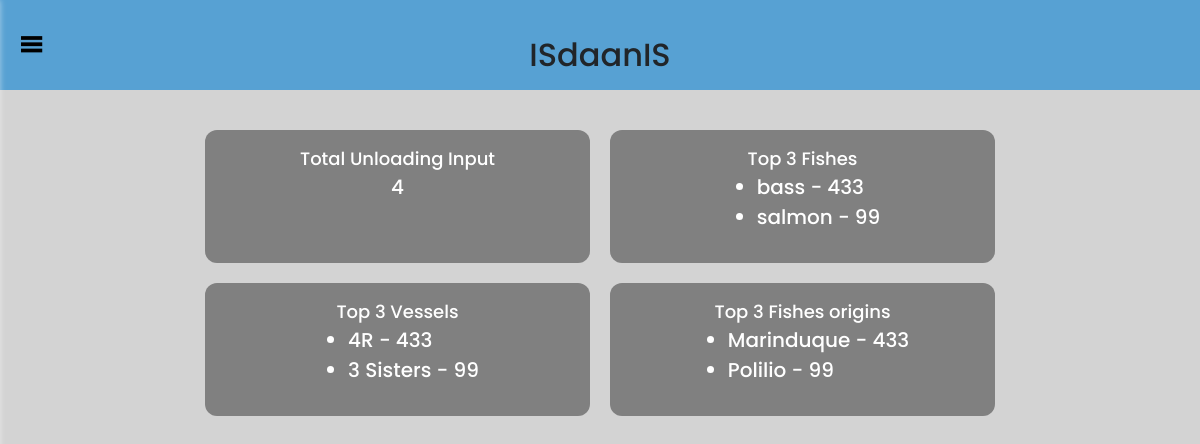
/analytics/admindashboard/ (signed in), run on an earlier commit of the app's database.
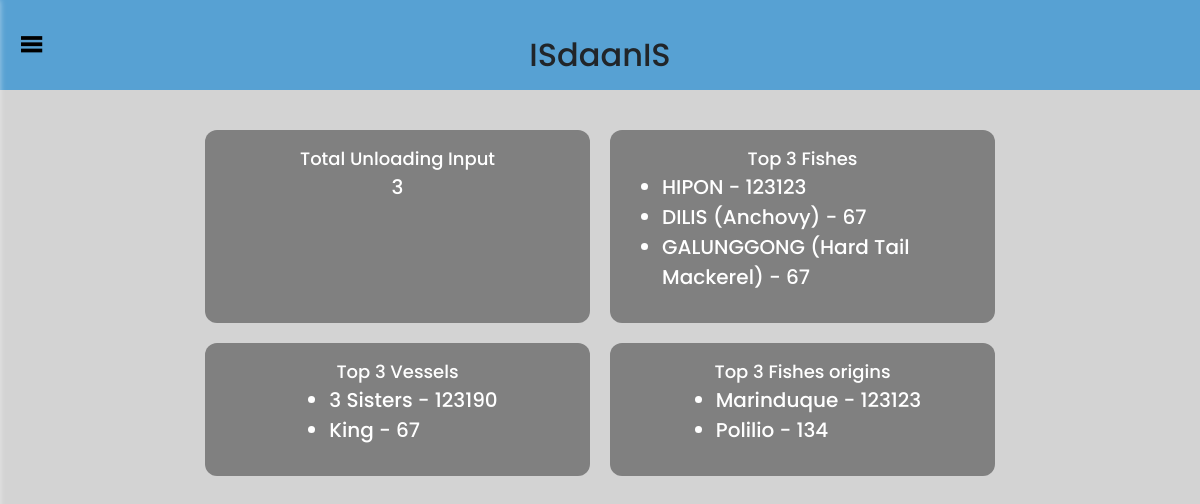
And on a later commit of the database.
### Analytics/models.py (models this page shows, shortened)
class Species(models.Model):
    species_name = models.CharField(max_length=30, unique = True)
    quantity = models.IntegerField()

### Analytics/views.py (the view)
# urls.py: path('admindashboard/', views.isadmindashboard, name="admindashboard"),
@login_required(login_url='Authentication:loginadmin')
def isadmindashboard(request):
    recent_transactions = DailyTransaction.objects.order_by('-date')[:4]
    transactions = DailyTransaction.objects.all()
    total_number_of_inputs = DailyTransaction.objects.count()
    top_fishes = DailyTransaction.objects.values('species__species_name').annotate(total_quantity=Sum('quantity')).order_by('-total_quantity')[:3]
    top_vessels = DailyTransaction.objects.values('vessel__vessel_name').annotate(total_quantity=Sum('quantity')).order_by('-total_quantity')[:3]
    top_origins = DailyTransaction.objects.values('origin__origin').annotate(total_quantity=Sum('quantity')).order_by('-total_quantity')[:3]
    return render(request, 'admindash.html', {
        'transactions': transactions,
        'recent_transactions': recent_transactions,
        'total_number_of_inputs': total_number_of_inputs,
        'top_fishes': top_fishes,
        'top_vessels': top_vessels,
        'top_origins': top_origins,
    })

### Analytics/templates/admindash.html (shortened to what this page needs)
{% load static %}
<!DOCTYPE html>
<html lang="en" dir="ltr">
  <head>
    <link rel="stylesheet" href="{% static 'css/Adashboard.css' %}">
    <link href="https://cdn.jsdelivr.net/npm/bootstrap@5.3.0/dist/css/bootstrap.min.css" rel="stylesheet">
    <link href='https://unpkg.com/boxicons@2.0.7/css/boxicons.min.css' rel='stylesheet'>
   </head>
<body>
  <div class="main_box">
    <div class="navbar">
    <h2>ISdaanIS</h2>
    <div class="btn_one">
      <label for="check">
        <i class='bx bx-menu'></i>
      </label>
    </div>
  </div>
    <div class="boxes">
      <div class="box box2">
          <span class="text">Total Unloading Input</span>
          <span class="number">{{ total_number_of_inputs }}</span>
      </div>
    <div class="box box2">
      <span class="text">Top 3 Fishes</span>
      <span class="number"><ul>
        {% for fish in top_fishes %}
        <li>{{ fish.species__species_name }} - {{ fish.total_quantity }}</li>
    {% endfor %}
    </ul></span>
  </div>
    <div class="box box2">
        <span class="text">Top 3 Vessels</span>
        <span class="number"><ul>
          {% for vessel in top_vessels %}
              <li>{{ vessel.vessel__vessel_name }} - {{ vessel.total_quantity }}</li>
          {% endfor %}
      </ul>
    </span>
  </div>
  <div class="box box2">
    <span class="text">Top 3 Fishes origins</span>
    <span class="number">
       <ul>
      {% for origin in top_origins %}
          <li>{{ origin.origin__origin }} - {{ origin.total_quantity }}</li>
      {% endfor %}
  </ul>
</span>
</div>
</div>
  </body>
</html>

What changed in the data, as far as the page shows it:
removed Species: species__species_name "bass", total_quantity "433"
removed Species: species__species_name "salmon", total_quantity "99"
added Species: species__species_name "HIPON", total_quantity "123123"
added Species: species__species_name "DILIS (Anchovy)", total_quantity "67"
added Species: species__species_name "GALUNGGONG (Hard Tail Mackerel)", total_quantity "67"
Also different on the page:
{{ total_number_of_inputs }}: "4" → "3"
new list line: "3 Sisters - 123190"
new list line: "King - 67"
new list line: "Marinduque - 123123"
new list line: "Polilio - 134"
list line gone: "4R - 433"
list line gone: "3 Sisters - 99"
list line gone: "Marinduque - 433"
list line gone: "Polilio - 99"
